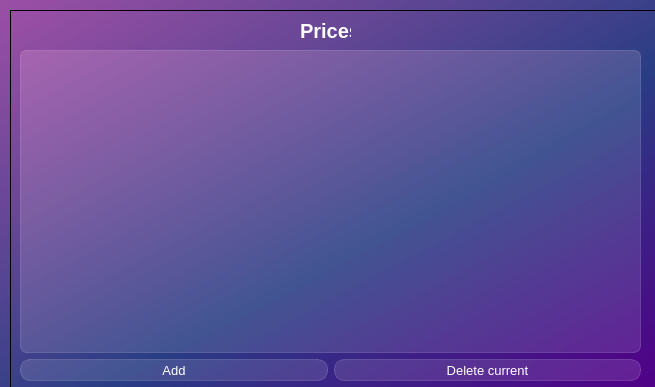
<?xml version="1.0" encoding="UTF-8"?>
<ui version="4.0">
 <class>Dialog</class>
 <widget class="QDialog" name="Dialog">
  <property name="geometry">
   <rect>
    <x>0</x>
    <y>0</y>
    <width>655</width>
    <height>387</height>
   </rect>
  </property>
  <property name="windowTitle">
   <string>Dialog</string>
  </property>
  <property name="styleSheet">
   <string notr="true">background-color: qlineargradient(spread:pad, x1:1, y1:1, x2:0, y2:0, stop:0 rgba(81, 0, 135, 255), stop:0.427447 rgba(41, 61, 132, 235), stop:1 rgba(155, 79, 165, 255));
</string>
  </property>
  <widget class="QFrame" name="frame">
   <property name="geometry">
    <rect>
     <x>10</x>
     <y>10</y>
     <width>651</width>
     <height>381</height>
    </rect>
   </property>
   <property name="styleSheet">
    <string notr="true">background-color: qlineargradient(spread:pad, x1:1, y1:1, x2:0, y2:0, stop:0 rgba(81, 0, 135, 255), stop:0.427447 rgba(41, 61, 132, 235), stop:1 rgba(155, 79, 165, 255));</string>
   </property>
   <property name="frameShape">
    <enum>QFrame::StyledPanel</enum>
   </property>
   <property name="frameShadow">
    <enum>QFrame::Raised</enum>
   </property>
   <widget class="QLabel" name="label">
    <property name="geometry">
     <rect>
      <x>290</x>
      <y>10</y>
      <width>51</width>
      <height>21</height>
     </rect>
    </property>
    <property name="styleSheet">
     <string notr="true">color: white;
font-weight: bold;
font-size: 15pt;
background-color: none;
border: none;</string>
    </property>
    <property name="text">
     <string>Prices</string>
    </property>
   </widget>
   <widget class="QWidget" name="layoutWidget">
    <property name="geometry">
     <rect>
      <x>10</x>
      <y>40</y>
      <width>621</width>
      <height>331</height>
     </rect>
    </property>
    <layout class="QVBoxLayout" name="verticalLayout">
     <item>
      <widget class="QTableView" name="tableView">
       <property name="styleSheet">
        <string notr="true">QTableView {
background-color: rgba(255, 255, 255, 30);
border: 1px solid rgba(255, 255, 255, 40);
border-radius: 7px;
}

QTableView::section {
background-color: rgba(53, 53, 53);
color: white;
border: none;
height: 50px;
font-size: 14pt;
}

QTableView::item {
border-style: none;
border: 1px solid rgba(255, 255, 255, 40);
}

QTableView::item:selected {
border: none;
color: rgba(255, 255, 255);
background-color: rgba(255, 255, 255, 50);
}</string>
       </property>
       <property name="verticalScrollBarPolicy">
        <enum>Qt::ScrollBarAlwaysOff</enum>
       </property>
       <property name="horizontalScrollBarPolicy">
        <enum>Qt::ScrollBarAlwaysOff</enum>
       </property>
       <property name="showGrid">
        <bool>false</bool>
       </property>
       <attribute name="horizontalHeaderDefaultSectionSize">
        <number>135</number>
       </attribute>
      </widget>
     </item>
     <item>
      <layout class="QHBoxLayout" name="horizontalLayout">
       <item>
        <widget class="QPushButton" name="btn_new_des_off">
         <property name="styleSheet">
          <string notr="true">QPushButton {
color: white;
background-color: rgba(255, 255, 255, 30);
border: 1px solid rgba(255, 255, 255, 40);
border-radius: 10px;
width: 50px;
height: 20px;
font: 10pt;
}

QPushButton:hover {
color: black;
background-color: rgba(0, 0, 0, 30);
border: 1px solid rgba(0, 0, 0, 40);
}

QPushButton:pressed {
color: black;
background-color: rgba(0, 0, 0, 80);
border: 1px solid rgba(0, 0, 0, 90);
}</string>
         </property>
         <property name="text">
          <string>Add</string>
         </property>
        </widget>
       </item>
       <item>
        <widget class="QPushButton" name="btn_delete_des_off">
         <property name="styleSheet">
          <string notr="true">QPushButton {
color: white;
background-color: rgba(255, 255, 255, 30);
border: 1px solid rgba(255, 255, 255, 40);
border-radius: 10px;
width: 50px;
height: 20px;
font: 10pt;
}

QPushButton:hover {
color: black;
background-color: rgba(255, 0, 0, 50);
border: 1px solid rgba(255, 0, 0, 60);
}

QPushButton:pressed {
color: black;
background-color: rgba(255, 0, 0, 90);
border: 1px solid rgba(255, 0, 0, 100);
}</string>
         </property>
         <property name="text">
          <string>Delete current</string>
         </property>
        </widget>
       </item>
      </layout>
     </item>
    </layout>
   </widget>
  </widget>
 </widget>
 <resources/>
 <connections/>
</ui>
